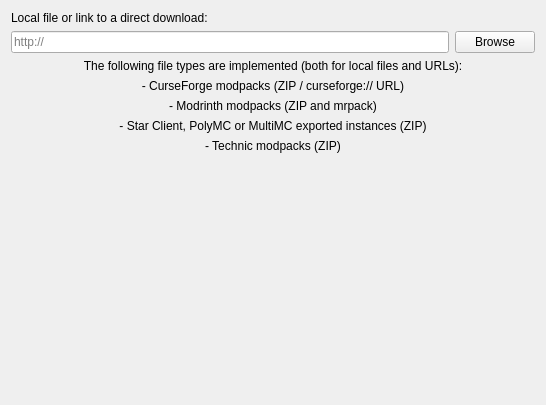
<?xml version="1.0" encoding="UTF-8"?>
<ui version="4.0">
 <class>ImportPage</class>
 <widget class="QWidget" name="ImportPage">
  <property name="geometry">
   <rect>
    <x>0</x>
    <y>0</y>
    <width>546</width>
    <height>405</height>
   </rect>
  </property>
  <layout class="QGridLayout" name="gridLayout">
   <item row="2" column="0">
    <widget class="QLineEdit" name="modpackEdit">
     <property name="placeholderText">
      <string notr="true">http://</string>
     </property>
    </widget>
   </item>
   <item row="2" column="1">
    <widget class="QPushButton" name="modpackBtn">
     <property name="text">
      <string>Browse</string>
     </property>
    </widget>
   </item>
   <item row="3" column="0" rowspan="2" colspan="2">
    <layout class="QVBoxLayout" name="verticalLayout">
     <item>
      <widget class="QLabel" name="label">
       <property name="text">
        <string>The following file types are implemented (both for local files and URLs):</string>
       </property>
       <property name="alignment">
        <set>Qt::AlignCenter</set>
       </property>
      </widget>
     </item>
     <item>
      <widget class="QLabel" name="label_5">
       <property name="text">
        <string>- CurseForge modpacks (ZIP / curseforge:// URL)</string>
       </property>
       <property name="alignment">
        <set>Qt::AlignCenter</set>
       </property>
      </widget>
     </item>
     <item>
      <widget class="QLabel" name="label_3">
       <property name="text">
        <string>- Modrinth modpacks (ZIP and mrpack)</string>
       </property>
       <property name="alignment">
        <set>Qt::AlignCenter</set>
       </property>
      </widget>
     </item>
     <item>
      <widget class="QLabel" name="label_2">
       <property name="text">
        <string>- Star Client, PolyMC or MultiMC exported instances (ZIP)</string>
       </property>
       <property name="alignment">
        <set>Qt::AlignCenter</set>
       </property>
      </widget>
     </item>
     <item>
      <widget class="QLabel" name="label_4">
       <property name="text">
        <string>- Technic modpacks (ZIP)</string>
       </property>
       <property name="alignment">
        <set>Qt::AlignCenter</set>
       </property>
      </widget>
     </item>
    </layout>
   </item>
   <item row="5" column="0" colspan="2">
    <spacer name="verticalSpacer">
     <property name="orientation">
      <enum>Qt::Vertical</enum>
     </property>
     <property name="sizeHint" stdset="0">
      <size>
       <width>20</width>
       <height>40</height>
      </size>
     </property>
    </spacer>
   </item>
   <item row="0" column="0" colspan="2">
    <widget class="QLabel" name="modpackLabel">
     <property name="text">
      <string>Local file or link to a direct download:</string>
     </property>
    </widget>
   </item>
  </layout>
 </widget>
 <resources/>
 <connections/>
</ui>
